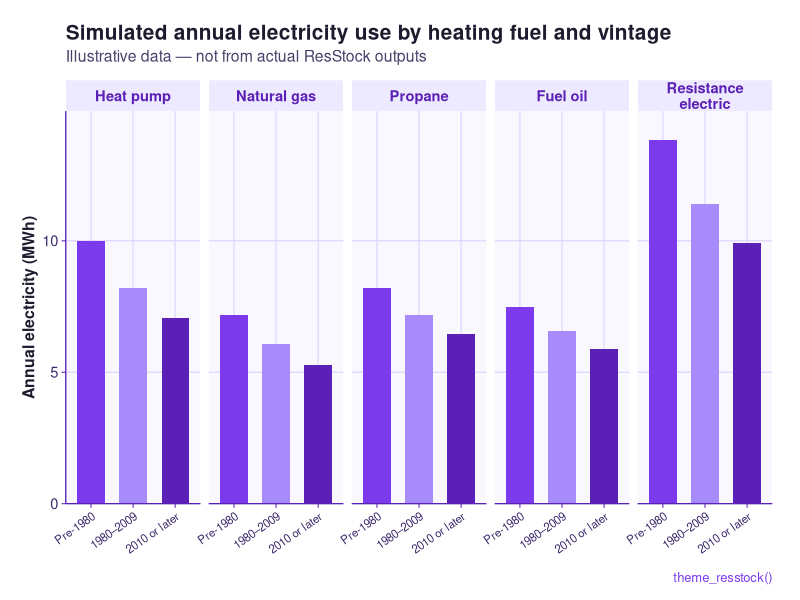

The R source for this figure:
## ---- chunk 1
#| include: false
knitr::opts_chunk$set(python.reticulate = FALSE)
## ---- chunk 2
#| echo: true
#| message: false
library(ggplot2)

# ── Theme ──────────────────────────────────────────────────────────────────────
theme_resstock <- function(base_size = 12, base_family = "") {
  theme_minimal(base_size = base_size, base_family = base_family) %+replace%
    theme(
      # Background
      plot.background  = element_rect(fill = "#FFFFFF", color = NA),
      panel.background = element_rect(fill = "#F9F7FF", color = NA),

      # Grid
      panel.grid.major = element_line(color = "#DDD6FE", linewidth = 0.4),
      panel.grid.minor = element_blank(),

      # Axes
      axis.line  = element_line(color = "#5B21B6", linewidth = 0.45),
      axis.ticks = element_line(color = "#5B21B6", linewidth = 0.35),
      axis.text  = element_text(color = "#3D2A6B", size = rel(0.88)),
      axis.title = element_text(color = "#1E1B2E", size = rel(0.95), face = "bold",
                                margin = margin(t = 6, r = 6)),

      # Title / subtitle / caption
      plot.title    = element_text(color = "#1E1B2E", size = rel(1.25), face = "bold",
                                   hjust = 0, margin = margin(b = 4)),
      plot.subtitle = element_text(color = "#4A3F6B", size = rel(0.95),
                                   hjust = 0, margin = margin(b = 12)),
      plot.caption  = element_text(color = "#7C3AED", size = rel(0.78), hjust = 1,
                                   margin = margin(t = 10)),
      plot.margin   = margin(16, 20, 12, 16),

      # Legend
      legend.background = element_rect(fill = "#F9F7FF", color = NA),
      legend.key        = element_rect(fill = "transparent", color = NA),
      legend.title      = element_text(color = "#1E1B2E", face = "bold", size = rel(0.88)),
      legend.text       = element_text(color = "#3D2A6B", size = rel(0.85)),
      legend.position   = "bottom",

      # Facet strips
      strip.background = element_rect(fill = "#EDE9FE", color = NA),
      strip.text       = element_text(color = "#5B21B6", face = "bold", size = rel(0.88))
    )
}

# ── Color scales ───────────────────────────────────────────────────────────────
resstock_pal <- c(
  "#7C3AED", "#A78BFA", "#5B21B6",
  "#C4B5FD", "#4C1D95", "#DDD6FE"
)

scale_fill_resstock  <- function(...) scale_fill_manual(values  = resstock_pal, ...)
scale_color_resstock <- function(...) scale_color_manual(values = resstock_pal, ...)
## ---- chunk 3
#| echo: true
#| fig-width: 8
#| fig-height: 5

set.seed(42)

df <- data.frame(
  fuel = factor(
    rep(c("Heat pump", "Natural gas", "Resistance\nelectric", "Propane", "Fuel oil"), each = 3),
    levels = c("Heat pump", "Natural gas", "Propane", "Fuel oil", "Resistance\nelectric")
  ),
  vintage = factor(
    rep(c("Pre-1980", "1980–2009", "2010 or later"), times = 5),
    levels = c("Pre-1980", "1980–2009", "2010 or later")
  ),
  kwh = c(
     9800,  8300,  7000,   # Heat pump
     7100,  6000,  5300,   # Natural gas
    13600, 11400,  9600,   # Resistance electric
     8200,  7000,  6100,   # Propane
     7700,  6600,  5900    # Fuel oil
  ) + round(rnorm(15, 0, 150))
)

ggplot(df, aes(x = vintage, y = kwh / 1000, fill = vintage)) +
  geom_col(width = 0.65, show.legend = FALSE) +
  facet_wrap(~ fuel, nrow = 1) +
  scale_fill_resstock() +
  scale_y_continuous(expand = expansion(mult = c(0, 0.08))) +
  labs(
    title    = "Simulated annual electricity use by heating fuel and vintage",
    subtitle = "Illustrative data — not from actual ResStock outputs",
    x        = NULL,
    y        = "Annual electricity (MWh)",
    caption  = "theme_resstock()"
  ) +
  theme_resstock() +
  theme(axis.text.x = element_text(angle = 35, hjust = 1, size = rel(0.78)))
